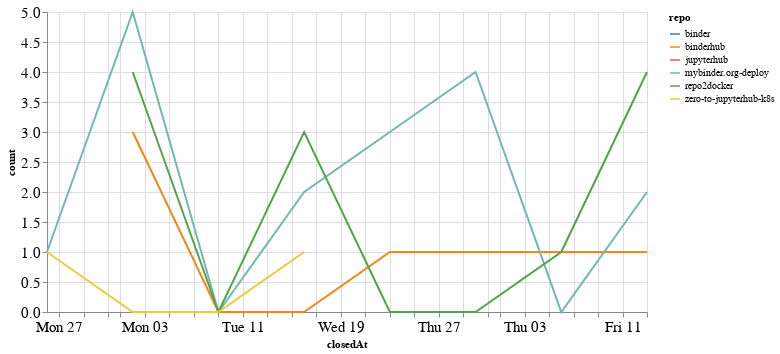

Source (notebook cell):
### Code cell
closed_by_time = closed_by.groupby('repo').resample('W', on='closedAt').count()['author'].reset_index()
closed_by_time = closed_by_time.rename(columns={'author': 'count'})

alt.Chart(closed_by_time, width=600).mark_line().encode(
    x='closedAt',
    y='count',
    color='repo',
    tooltip="repo"
)

### Figure 1 — Vega-Lite specification as saved in the notebook (floating-point values rounded to 4 significant figures)
{"config": {"axisLeft": {"labelFontSize": 15}, "axisBottom": {"labelFontSize": 15}}, "data": {"name": "data-62355cd95d5bfef2d0606c42e1677269"}, "mark": "line", "encoding": {"color": {"type": "nominal", "field": "repo"}, "tooltip": {"type": "nominal", "field": "repo"}, "x": {"type": "temporal", "field": "closedAt"}, "y": {"type": "quantitative", "field": "count"}}, "width": 600, "$schema": "https://vega.github.io/schema/vega-lite/v4.8.1.json", "datasets": {"data-62355cd95d5bfef2d0606c42e1677269": [{"repo": "binder", "closedAt": "2020-07-26T00:00:00", "count": 1}, {"repo": "binderhub", "closedAt": "2020-08-02T00:00:00", "count": 3}, {"repo": "binderhub", "closedAt": "2020-08-09T00:00:00", "count": 0}, {"repo": "binderhub", "closedAt": "2020-08-16T00:00:00", "count": 0}, {"repo": "binderhub", "closedAt": "2020-08-23T00:00:00", "count": 1}, {"repo": "binderhub", "closedAt": "2020-08-30T00:00:00", "count": 1}, {"repo": "binderhub", "closedAt": "2020-09-06T00:00:00", "count": 1}, {"repo": "binderhub", "closedAt": "2020-09-13T00:00:00", "count": 1}, {"repo": "jupyterhub", "closedAt": "2020-08-16T00:00:00", "count": 1}, {"repo": "mybinder.org-deploy", "closedAt": "2020-07-26T00:00:00", "count": 1}, {"repo": "mybinder.org-deploy", "closedAt": "2020-08-02T00:00:00", "count": 5}, {"repo": "mybinder.org-deploy", "closedAt": "2020-08-09T00:00:00", "count": 0}, {"repo": "mybinder.org-deploy", "closedAt": "2020-08-16T00:00:00", "count": 2}, {"repo": "mybinder.org-deploy", "closedAt": "2020-08-23T00:00:00", "count": 3}, {"repo": "mybinder.org-deploy", "closedAt": "2020-08-30T00:00:00", "count": 4}, {"repo": "mybinder.org-deploy", "closedAt": "2020-09-06T00:00:00", "count": 0}, {"repo": "mybinder.org-deploy", "closedAt": "2020-09-13T00:00:00", "count": 2}, {"repo": "repo2docker", "closedAt": "2020-08-02T00:00:00", "count": 4}, {"repo": "repo2docker", "closedAt": "2020-08-09T00:00:00", "count": 0}, {"repo": "repo2docker", "closedAt": "2020-08-16T00:00:00", "count": 3}, {"repo": "repo2docker", "closedAt": "2020-08-23T00:00:00", "count": 0}, {"repo": "repo2docker", "closedAt": "2020-08-30T00:00:00", "count": 0}, {"repo": "repo2docker", "closedAt": "2020-09-06T00:00:00", "count": 1}, {"repo": "repo2docker", "closedAt": "2020-09-13T00:00:00", "count": 4}, {"repo": "zero-to-jupyterhub-k8s", "closedAt": "2020-07-26T00:00:00", "count": 1}, {"repo": "zero-to-jupyterhub-k8s", "closedAt": "2020-08-02T00:00:00", "count": 0}, {"repo": "zero-to-jupyterhub-k8s", "closedAt": "2020-08-09T00:00:00", "count": 0}, {"repo": "zero-to-jupyterhub-k8s", "closedAt": "2020-08-16T00:00:00", "count": 1}]}}
